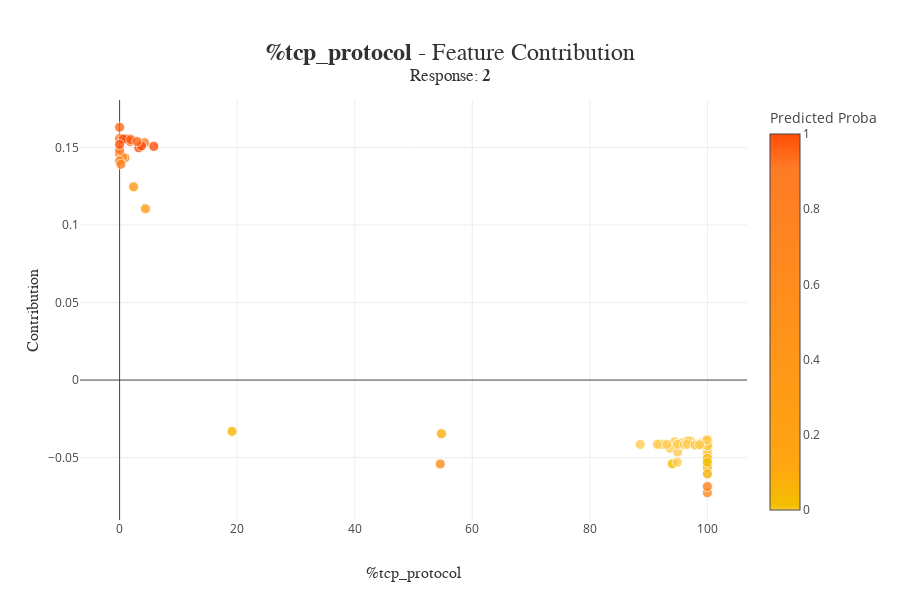

Here is the notebook cell this chart was saved with:
### Code cell
xpl.plot.contribution_plot(col='%tcp_protocol')

### Figure 1 — Plotly figure (JSON) as saved in the notebook; plotly's stock layout.template omitted (floating-point values rounded to 4 significant figures; data arrays with more than 128 entries replaced by an {"elided": "..."} marker saying what was removed)
{"data": [{"customdata": {"elided": "115x2 float values"}, "hovertemplate": "<b>%{hovertext}</b><br />%tcp_protocol: %{customdata[0]}<br />Contribution: %{y:.4f}<extra></extra>", "hovertext": ["Id: 192", "Id: 387", "Id: 120", "Id: 213", "Id: 327", "Id: 351", "Id: 4", "Id: 93", "Id: 316", "Id: 228", "Id: 181", "Id: 160", "Id: 352", "Id: 127", "Id: 132", "Id: 90", "Id: 386", "Id: 332", "Id: 372", "Id: 65", "Id: 277", "Id: 67", "Id: 162", "Id: 5", "Id: 251", "Id: 363", "Id: 119", "Id: 239", "Id: 122", "Id: 138", "Id: 6", "Id: 117", "Id: 311", "Id: 230", "Id: 310", "Id: 189", "Id: 329", "Id: 280", "Id: 348", "Id: 165", "Id: 220", "Id: 336", "Id: 302", "Id: 17", "Id: 62", "Id: 234", "Id: 174", "Id: 331", "Id: 81", "Id: 139", "Id: 299", "Id: 89", "Id: 167", "Id: 11", "Id: 308", "Id: 18", "Id: 296", "Id: 78", "Id: 187", "Id: 107", "Id: 214", "Id: 306", "Id: 333", "Id: 41", "Id: 236", "Id: 264", "Id: 368", "Id: 380", "Id: 23", "Id: 291", "Id: 13", "Id: 385", "Id: 256", "Id: 345", "Id: 240", "Id: 376", "Id: 159", "Id: 346", "Id: 161", "Id: 186", "Id: 281", "Id: 292", "Id: 95", "Id: 82", "Id: 358", "Id: 92", "Id: 27", "Id: 303", "Id: 73", "Id: 282", "Id: 255", "Id: 319", "Id: 98", "Id: 200", "Id: 232", "Id: 339", "Id: 146", "Id: 102", "Id: 243", "Id: 39", "Id: 285", "Id: 194", "Id: 106", "Id: 382", "Id: 59", "Id: 12", "Id: 301", "Id: 125", "Id: 91", "Id: 330", "Id: 388", "Id: 252", "Id: 29", "Id: 163", "Id: 263"], "marker": {"color": [0.06, 0, 0, 0.7046, 0, 0.298, 0, 0.006667, 0, 0, 0.2397, 0.99, 0.9133, 0.01143, 0, 0.01167, 0, 0, 0, 0, 0, 0, 0.995, 0, 0, 0.9405, 0, 0, 0, 0, 0, 0, 0, 0, 0, 0.7235, 0, 0, 0.995, 0.99, 0.9298, 0, 0, 0, 0.01417, 0, 0.045, 0, 0, 0.08333, 0, 0.005, 0.5894, 0.009167, 0, 0, 0, 0, 0.7135, 0, 0.7371, 0, 0, 0, 0, 0, 0.7599, 0, 0, 0, 0, 0, 0, 0.995, 0, 0.003333, 0.9038, 0.837, 1, 0.6559, 0, 0, 0, 0, 0.07, 0, 0, 0, 0, 0, 0, 0, 0.04267, 0.9892, 0, 0, 0.9783, 0, 0, 0.005, 0, 0.045, 0, 0.003333, 0, 0, 0.005, 0.01143, 0.05183, 0, 0.003333, 0, 0, 0.9513, 0], "coloraxis": "coloraxis", "line": {"color": "white", "width": 0.8}, "opacity": 0.8, "size": 10}, "mode": "markers", "type": "scatter", "x": [100, 94.44, 91.84, 100, 100, 2.381, 100, 100, 100, 99.66, 4.396, 1.766, 0, 94.03, 93.65, 100, 97.14, 100, 98.73, 99.76, 100, 100, 1.19, 100, 99.87, 0, 92.45, 95.04, 94.87, 88.57, 99.88, 100, 95.83, 99.65, 96.04, 0.8914, 100, 100, 5.814, 3.272, 0, 94.94, 99.92, 100, 100, 95.51, 19.13, 100, 100, 54.75, 99.85, 100, 0.506, 99.88, 95.79, 99.86, 100, 99.92, 0, 100, 100, 95.45, 100, 100, 94.92, 96.08, 0.2259, 98.41, 100, 100, 99.89, 96.67, 98.46, 0.6154, 99.12, 98.51, 4.236, 0, 3.716, 54.55, 99.7, 100, 99.64, 99.88, 100, 99.7, 99.93, 99.89, 100, 99.71, 93.1, 98.95, 100, 0, 99.68, 96.58, 1.898, 91.49, 99.54, 100, 100, 100, 100, 97.92, 99.65, 100, 100, 100, 100, 100, 100, 98.91, 99.91, 2.957, 98.65], "y": [-0.05622, -0.03986, -0.04154, -0.07268, -0.04154, 0.1246, -0.03849, -0.03933, -0.04156, -0.03981, 0.1105, 0.1539, 0.1558, -0.05398, -0.04399, -0.04053, -0.03938, -0.04143, -0.04145, -0.04002, -0.03939, -0.03967, 0.1555, -0.03958, -0.04039, 0.163, -0.04146, -0.04133, -0.05299, -0.04155, -0.03908, -0.04146, -0.04047, -0.03981, -0.04047, 0.1433, -0.04154, -0.03978, 0.1507, 0.1498, 0.1459, -0.04646, -0.03868, -0.03857, -0.0448, -0.04156, -0.03312, -0.04754, -0.03862, -0.03457, -0.04002, -0.03889, 0.1437, -0.03908, -0.04047, -0.03908, -0.03857, -0.03908, 0.1413, -0.04146, -0.06867, -0.04084, -0.04143, -0.03862, -0.04144, -0.04156, 0.1391, -0.04154, -0.03857, -0.03857, -0.04075, -0.03938, -0.04191, 0.1555, -0.04144, -0.04153, 0.1531, 0.1482, 0.151, -0.05414, -0.03903, -0.03857, -0.03953, -0.04089, -0.06053, -0.03953, -0.03908, -0.03908, -0.03892, -0.03954, -0.04154, -0.04047, -0.03843, 0.1519, -0.03969, -0.04144, 0.1551, -0.04146, -0.04091, -0.04077, -0.03938, -0.05054, -0.04129, -0.04194, -0.04131, -0.03857, -0.04207, -0.05299, -0.03941, -0.04154, -0.04237, -0.04172, -0.03868, 0.1538, -0.0417]}], "layout": {"coloraxis": {"colorbar": {"title": {"text": "Predicted Proba"}}, "colorscale": [[0, "rgb(52, 55, 54)"], [0, "rgb(74, 99, 138)"], [0, "rgb(116, 153, 214)"], [0, "rgb(162, 188, 213)"], [0, "rgb(212, 234, 242)"], [0, "rgb(235, 216, 134)"], [0, "rgb(255, 204, 83)"], [0.008667, "rgb(244, 192, 0)"], [0.1146, "rgb(255, 166, 17)"], [0.9095, "rgb(255, 123, 38)"], [1, "rgb(255, 77, 7)"]]}, "height": 600, "hovermode": "closest", "title": {"font": {"color": "rgb(50, 50, 50)", "family": "Arial", "size": 24}, "text": "<b>%tcp_protocol</b> - Feature Contribution<br><sup>Response: <b>2</b></sup>", "x": 0.5, "xanchor": "center", "y": 0.9, "yanchor": "middle"}, "width": 900, "xaxis": {"automargin": true, "title": {"font": {"color": "rgb(50, 50, 50)", "family": "Arial Black", "size": 16}, "text": "%tcp_protocol"}}, "yaxis": {"automargin": true, "title": {"font": {"color": "rgb(50, 50, 50)", "family": "Arial Black", "size": 16}, "text": "Contribution"}}}}
